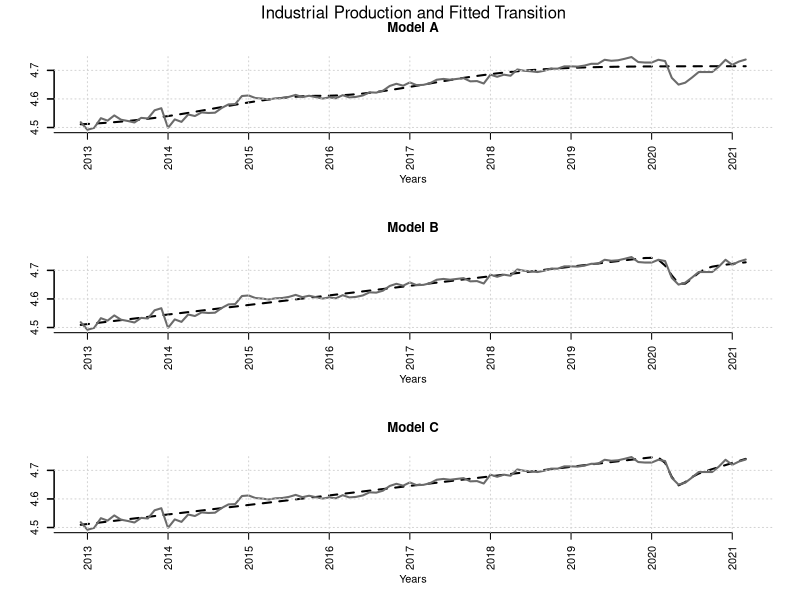

This chart was generated by the following R code:
#########################################################################################################
# Empirical Application Codes of
# 
# "Does the shape of economic recovery matter? An alternative unit root test with new smooth transition model"
# 
# written by ...
# 
# 
# 1) Results are printed to the screen.
#
# 2) All steps of application process are explained below. Please check them before run the codes.
#
# *Instructions*
#
# 1) First, please install required R packcages stated in PART-1
# 2) Run all codes in PART-1
# 3) Before run PART-2, please chose working directory folder that contains your "data.txt" file.
# 4) PART-2 codes analyse both the USA's and Turkey's data. Threfore, before analyse your data try
#    data of this study. It could be found at "data.txt" file in same repository of Dr. Özcan's GitHub page.
#
#########################################################################################################
# PART -1 
#########################################################################################################
# Required Packcages 
library(nloptr)
# Required Functions
#########################################################################################################
#########################################################################################################
# Required Functions
#########################################################################################################
# Starting value estimation for Models (A, B & C)
start0 <- function(yt){
tt<-length(yt)
tr<-as.matrix(c(1:tt))
cc<-as.matrix(rep(1,tt))

tauGs<-c()
for(kk in 1:tt){ tauGs[kk]<-(kk/tt) }
gamaGs<-seq(0,1,0.1)

SSRA<-matrix(0,length(tauGs),length(gamaGs))
SSRB<-matrix(0,length(tauGs),length(gamaGs))
SSRC<-matrix(0,length(tauGs),length(gamaGs))

for(vk in 1:3){
for(vi in 1:(length(gamaGs))){
for(vj in 1:(length(tauGs))){

    It  <- matrix(0,tt,1)
    for(i in 1:tt) if(i>tauGs[vj]*tt) It[i] = 1

st <- (1-exp(-(gamaGs[vi])*(tr-(tauGs[vj]*tt))^2))

if(vk==1){X<-as.matrix(cbind(cc,st,(It*st)))}
if(vk==2){X<-as.matrix(cbind(cc,tr,st,(It*st)))}
if(vk==3){X<-as.matrix(cbind(cc,tr,st,(It*st),(tr*It*st)))}

XX<-(MASS:::ginv(t(X)%*%X, tol=1e-25))
betas<-XX%*%(t(X)%*%yt)
Yhat<-t((t(betas)%*%t(X)))
ehat<-(yt-Yhat)
if(vk==1){SSRA[vj,vi]<-sum((ehat)^2)}
if(vk==2){SSRB[vj,vi]<-sum((ehat)^2)}
if(vk==3){SSRC[vj,vi]<-sum((ehat)^2)} 
}}}

for(vs in 1:3){
if(vs==1){posA<-which(SSRA == min(SSRA), arr.ind = TRUE);
    It  <- matrix(0,tt,1)
    for(i in 1:tt) if(i>tauGs[posA[1]]*tt) It[i] = 1
st1 <- (1-exp(-(gamaGs[posA[2]])*(tr-(tauGs[posA[1]]*tt))^2));
X<-as.matrix(cbind(cc,st1,(It*st1)))}
if(vs==2){posB<-which(SSRB == min(SSRB), arr.ind = TRUE);
    It  <- matrix(0,tt,1)
    for(i in 1:tt) if(i>tauGs[posB[1]]*tt) It[i] = 1
st1 <- (1-exp(-(gamaGs[posB[2]])*(tr-(tauGs[posB[1]]*tt))^2));
X<-as.matrix(cbind(cc,tr,st1,(It*st1)))}
if(vs==3){posC<-which(SSRC == min(SSRC), arr.ind = TRUE);
    It  <- matrix(0,tt,1)
    for(i in 1:tt) if(i>tauGs[posC[1]]*tt) It[i] = 1
st1 <- (1-exp(-(gamaGs[posC[2]])*(tr-(tauGs[posC[1]]*tt))^2));
X<-as.matrix(cbind(cc,tr,st1,(It*st1),(tr*It*st1)))}

XX<-(MASS:::ginv(t(X)%*%X, tol=1e-25))

if(vs==1){betasA<-XX%*%(t(X)%*%yt);
betasA<-rbind(betasA,gamaGs[posA[2]],tauGs[posA[1]])}
if(vs==2){betasB<-XX%*%(t(X)%*%yt);
betasB<-rbind(betasB,gamaGs[posB[2]],tauGs[posB[1]])}
if(vs==3){betasC<-XX%*%(t(X)%*%yt);
betasC<-rbind(betasC,gamaGs[posC[2]],tauGs[posC[1]])}
}
list(betasA=betasA, betasB=betasB, betasC=betasC)
}
#########################################################################################################
# Models (A, B & C) Estimation with Sequential Quadratic Programing
est<-function(yt, b0a, b0b, b0c){
tt<-length(yt)
tr<-as.matrix(c(1:tt))
cc<-as.matrix(rep(1,tt))
X   <- as.matrix(cbind(cc,tr))

stabA<-function(b){
    It  <- matrix(0,tt,1)
    for(i in 1:tt) if(i>b[5]*tt) It[i] = 1

    s1t <- (1-exp(-(b[4])*(tr-(b[5]*tt))^2))
    yth <- (b[1]*X[,1])+(b[2]*s1t)+(b[3]*It*s1t)

    sum((yt-yth)^2)
}

stabB<-function(b){
    It  <- matrix(0,tt,1)
    for(i in 1:tt) if(i>b[6]*tt) It[i] = 1

    s1t <- (1-exp(-(b[5])*(tr-(b[6]*tt))^2))
    yth <- (b[1]*X[,1])+(b[2]*X[,2])+(b[3]*s1t)+(b[4]*It*s1t)

    sum((yt-yth)^2)
}

stabC<-function(b){
    It  <- matrix(0,tt,1)
    for(i in 1:tt) if(i>b[7]*tt) It[i] = 1

    s1t <- (1-exp(-(b[6])*(tr-(b[7]*tt))^2))
    yth <- (b[1]*X[,1])+(b[2]*X[,2])+(b[3]*s1t)+(b[4]*It*s1t)+(b[5]*X[,2]*It*s1t)

    sum((yt-yth)^2)
}

lba<-c(-Inf,-Inf,-Inf,0,0)
uba<-c(Inf,Inf,Inf,Inf,1)

lbb<-c(-Inf,-Inf,-Inf,-Inf,0,0)
ubb<-c(Inf,Inf,Inf,Inf,Inf,1)

lbc<-c(-Inf,-Inf,-Inf,-Inf,-Inf,0,0)
ubc<-c(Inf,Inf,Inf,Inf,Inf,Inf,1)

SA<-nloptr:::slsqp(b0a,fn=stabA,lower=lba,upper=uba, control=list(xtol_rel=1e-25))
SB<-nloptr:::slsqp(b0b,fn=stabB,lower=lbb,upper=ubb, control=list(xtol_rel=1e-25))
SC<-nloptr:::slsqp(b0c,fn=stabC,lower=lbc,upper=ubc, control=list(xtol_rel=1e-25))

staba<-function(b){
    It  <- matrix(0,tt,1)
    for(i in 1:tt) if(i>b[5]*tt) It[i] = 1

    s1t <- (1-exp(-(b[4])*(tr-(b[5]*tt))^2))
    (b[1]*X[,1])+(b[2]*s1t)+(b[3]*It*s1t)
}
yhatA<-staba(SA$par)

stabb<-function(b){
    It  <- matrix(0,tt,1)
    for(i in 1:tt) if(i>b[6]*tt) It[i] = 1

    s1t <- (1-exp(-(b[5])*(tr-(b[6]*tt))^2))
    (b[1]*X[,1])+(b[2]*X[,2])+(b[3]*s1t)+(b[4]*It*s1t)
}
yhatB<-stabb(SB$par)

stabc<-function(b){
    It  <- matrix(0,tt,1)
    for(i in 1:tt) if(i>b[7]*tt) It[i] = 1

    s1t <- (1-exp(-(b[6])*(tr-(b[7]*tt))^2))
    (b[1]*X[,1])+(b[2]*X[,2])+(b[3]*s1t)+(b[4]*It*s1t)+(b[5]*X[,2]*It*s1t)
}
yhatC<-stabc(SC$par)

list(ehat=as.matrix(cbind((yt-yhatA),(yt-yhatB),(yt-yhatC))), yhat=as.matrix(cbind(yhatA,yhatB,yhatC)),BetaA=as.matrix(SA$par),BetaB=as.matrix(SB$par),BetaC=as.matrix(SC$par))
}

# ADF Estimator
linear<-function(dat,p,cons,trend){
    t <- nrow(dat)
    n <- t - 1 - p
    dy <- as.matrix(dat[2:t]-dat[1:(t-1)])
    y  <- as.matrix(dy[(1+p):(t-1)])
    if(p!=0) {x  <- cbind(dat[(1+p):(t-1)], dy[p:(t-2)])} else {x  <- cbind(dat[(1+p):(t-1)])}

    if(p>=2){for (k in 2:p) x <- cbind(x,dy[(p+1-k):(t-1-k)])}
    if(cons==1 & trend==0)  x <- cbind(rep(1,n), x)
    if(cons==1 & trend==1)  x <- cbind(rep(1,n),seq(1,n,1),x)

    kx     <- ncol(x)
    xx     <- solve(t(x)%*%x, tol=1e-25)
    bols   <- xx%*%(t(x)%*%y) 
    eols   <- y - x%*%bols
    sols   <- t(eols)%*%eols
    sigols <- sols/(n-kx)
    seols  <- sqrt(diag(xx)%*%sigols)
    rho    <- bols[1+cons+trend]
    tadf   <- rho/seols[1+cons+trend]
    ar0    <- as.matrix(bols[(cons+trend+2):(cons+trend+1+p)])
    bic<-log((sum(eols^2))/t)+(length(bols)*(log(t)/t))
    aic<-log((sum(eols^2))/t)+(length(bols)*(2/t))
    list(ar0=ar0,eols=eols,aic=aic,bic=bic,tadf=tadf,rho=rho)
}
#########################################################################################################
# PART - 2
#########################################################################################################
# Aplication
# select working directory file.
# setwd("your folder directory") 
# read data

setwd("")

D   <- read.table("data.txt")
cai <- D[36:135,1]
fri <- D[36:135,2]
dei <- D[36:135,3]
iti <- D[36:135,4]
jpi <- D[36:135,5]
uki <- D[36:135,6]
usi <- D[36:135,7]
rui <- D[36:135,8]
# logarithms
cai <-as.matrix(log(cai))
fri <-as.matrix(log(fri))
dei <-as.matrix(log(dei))
iti <-as.matrix(log(iti))
jpi <-as.matrix(log(jpi))
uki <-as.matrix(log(uki))
usi <-as.matrix(log(usi))
rui <-as.matrix(log(rui))

# Mm  <-as.matrix(cbind(cai,fri,dei,iti,jpi,uki,usi,rui))
# estimation parameter of transition functions & Unit Root Test Statistics
vrb <- rui

TF   <- start0(vrb)
b0a  <- TF$betasA
b0b  <- TF$betasB
b0c  <- TF$betasC
EST  <- est(vrb, b0a, b0b,b0c)
Ytr   <- as.matrix(EST$yhat)

Crit <- matrix(0,10,2)
for(k in 1:10){
tp <- linear(as.matrix(EST$ehat[,3]),k,0,0);
tf <- linear(vrb,k,1,1);
Crit[k,1] <- tp$bic
Crit[k,2] <- tf$bic
}

tP <- linear(as.matrix(EST$ehat[,3]),which.min(Crit[,1]),0,0)
tF <- linear(vrb,which.min(Crit[,2]),1,1)

# Plots
par(mfrow=c(3,1))
plot(ts(Ytr[,1], start=c(2012,12),frequency=12),lty=2,axes=FALSE,lwd=2,col="black",ylab=NA,xlab="Years",main="Model A",ylim=c(min(vrb),max(vrb)))
mtext(side=3,text=paste("Industrial Production and Fitted Transition"),line=2.5,lwd=2,cex=1)
lines(ts(vrb, start=c(2012,12), frequency=12),lty=1, lwd=2, col="gray42")
axis(1, at =c(2012:2021), labels=c(2012:2021),las=3, gap.axis=0.1)
axis(2, at = seq(round(min(vrb),1),round(max(vrb),1),0.1),lwd=1.5)
abline(v=(seq(2012,2021,1)), col="lightgray", lty="dotted")
abline(h=seq(round(min(vrb),1),round(max(vrb),1),0.1), col="lightgray", lty="dotted")
plot(ts(Ytr[,2], start=c(2012,12),frequency=12),lty=2,axes=FALSE,lwd=2,col="black",ylab=NA,xlab="Years",main="Model B",ylim=c(min(vrb),max(vrb)))
lines(ts(vrb, start=c(2012,12), frequency=12),lty=1, lwd=2, col="gray42")
axis(1, at =c(2012:2021), labels=c(2012:2021),las=3, gap.axis=0.1)
axis(2, at = seq(round(min(vrb),1),round(max(vrb),1),0.1),lwd=1.5)
abline(v=(seq(2012,2021,1)), col="lightgray", lty="dotted")
abline(h=seq(round(min(vrb),1),round(max(vrb),1),0.1), col="lightgray", lty="dotted")
plot(ts(Ytr[,3], start=c(2012,12),frequency=12),lty=2,axes=FALSE,lwd=2,col="black",ylab=NA,xlab="Years",main="Model C",ylim=c(min(vrb),max(vrb)))
lines(ts(vrb, start=c(2012,12), frequency=12),lty=1, lwd=2, col="gray42")
axis(1, at =c(2012:2021), labels=c(2012:2021),las=3, gap.axis=0.1)
axis(2, at = seq(round(min(vrb),1),round(max(vrb),1),0.1),lwd=1.5)
abline(v=(seq(2012,2021,1)), col="lightgray", lty="dotted")
abline(h=seq(round(min(vrb),1),round(max(vrb),1),0.1), col="lightgray", lty="dotted")

# Table
printsz <- function(SZ){
cat ("\n")
cat ("Unit Root Test Results for Selected I.Production Index Series"                      , "\n")
cat ("\n")
cat ("Sample Period: Sep-2012 - March-2020"                                                 , "\n")
cat ("Sample Size  : 100"                                                                 , "\n")
cat ("\n")
cat ("ADF Test Results:"                                                                  , "\n")
cat ("           Test Statistics:", round(tF$tadf,3)                                      , "\n")
cat ("    Autoregressive Lag (k):", which.min(Crit[,2])                                   , "\n")
cat ("           Critical Values:"                                                        , "\n")
cat ("                      1%: -4.078"                                                   , "\n")
cat ("                      5%: -3.456"                                                   , "\n")
cat ("                     10%: -3.154"                                                   , "\n")
cat ("\n")
cat ("P(alphabeta) Test Results:"                                                         , "\n")
cat ("           Test Statistics:", round(tP$tadf,3)                                      , "\n")
cat ("    Autoregressive Lag (k):", which.min(Crit[,1])                                   , "\n")
cat ("           Critical Values:"                                                        , "\n")
cat ("                      1%: -6.060"                                                   , "\n")
cat ("                      5%: -5.431"                                                   , "\n")
cat ("                     10%: -5.078"                                                   , "\n")
cat ("\n")
}
SZ<-1
printsz(SZ)
EST$BetaC

# end
